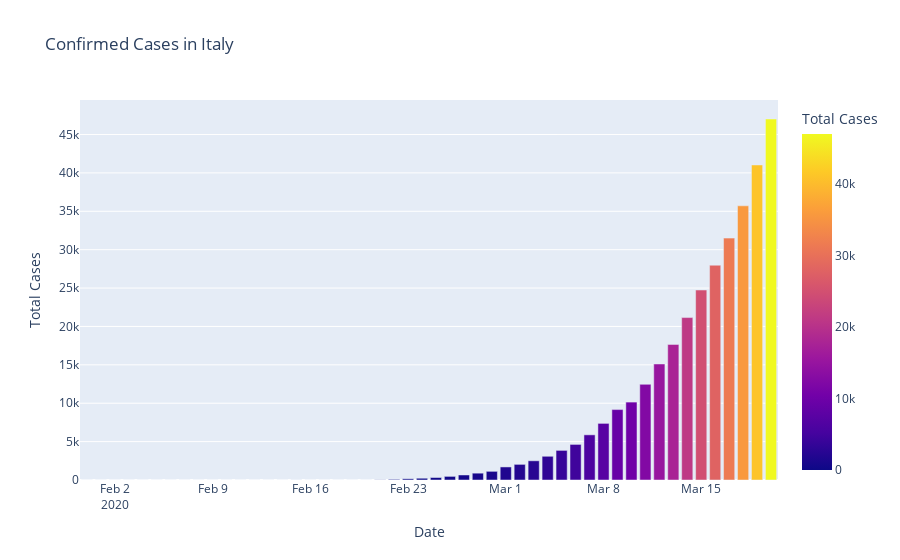
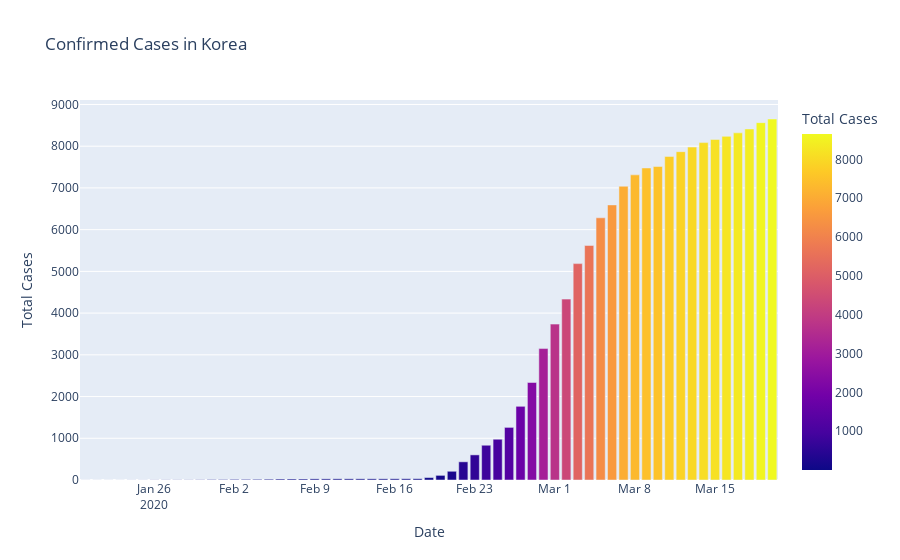

Source (notebook cell) for these figures, in order:
### Code cell
####### USINNG PLOTLY EXPRESS 

fig=px.bar(df_italy,x="Date",y="Total Cases",color="Total Cases",title="Confirmed Cases in Italy")
fig.show()

####### USINNG PLOTLY EXPRESS 

fig=px.bar(df_korea,x="Date",y="Total Cases",color="Total Cases",title="Confirmed Cases in Korea")
fig.show()


####### USINNG PLOTLY EXPRESS 

fig=px.bar(df_wuhan,x="Date",y="Total Cases",color="Total Cases",title="Confirmed Cases in Wuhan")
fig.show()

### Figure 1 — Plotly figure (JSON) as saved in the notebook; plotly's stock layout.template omitted (floating-point values rounded to 4 significant figures)
{"data": [{"alignmentgroup": "True", "hovertemplate": "Date=%{x}<br>Total Cases=%{marker.color}<extra></extra>", "legendgroup": "", "marker": {"color": [2, 2, 2, 2, 2, 2, 3, 3, 3, 3, 3, 3, 3, 3, 3, 3, 3, 3, 3, 3, 3, 3, 20, 79, 157, 229, 323, 470, 655, 889, 1128, 1701, 2036, 2502, 3089, 3858, 4636, 5883, 7375, 9172, 10149, 12462, 15113, 17660, 21157, 24747, 27980, 31506, 35713, 41035, 47021], "coloraxis": "coloraxis"}, "name": "", "offsetgroup": "", "orientation": "v", "showlegend": false, "textposition": "auto", "type": "bar", "x": ["2020-01-31T00:00:00", "2020-02-01T00:00:00", "2020-02-02T00:00:00", "2020-02-03T00:00:00", "2020-02-04T00:00:00", "2020-02-05T00:00:00", "2020-02-06T00:00:00", "2020-02-07T00:00:00", "2020-02-08T00:00:00", "2020-02-09T00:00:00", "2020-02-10T00:00:00", "2020-02-11T00:00:00", "2020-02-12T00:00:00", "2020-02-13T00:00:00", "2020-02-14T00:00:00", "2020-02-15T00:00:00", "2020-02-15T00:00:00", "2020-02-16T00:00:00", "2020-02-17T00:00:00", "2020-02-18T00:00:00", "2020-02-19T00:00:00", "2020-02-20T00:00:00", "2020-02-21T00:00:00", "2020-02-22T00:00:00", "2020-02-23T00:00:00", "2020-02-24T00:00:00", "2020-02-25T00:00:00", "2020-02-26T00:00:00", "2020-02-27T00:00:00", "2020-02-28T00:00:00", "2020-02-29T00:00:00", "2020-03-01T00:00:00", "2020-03-02T00:00:00", "2020-03-03T00:00:00", "2020-03-04T00:00:00", "2020-03-05T00:00:00", "2020-03-06T00:00:00", "2020-03-07T00:00:00", "2020-03-08T00:00:00", "2020-03-09T00:00:00", "2020-03-10T00:00:00", "2020-03-11T00:00:00", "2020-03-12T00:00:00", "2020-03-13T00:00:00", "2020-03-14T00:00:00", "2020-03-15T00:00:00", "2020-03-16T00:00:00", "2020-03-17T00:00:00", "2020-03-18T00:00:00", "2020-03-19T00:00:00", "2020-03-20T00:00:00"], "xaxis": "x", "y": [2, 2, 2, 2, 2, 2, 3, 3, 3, 3, 3, 3, 3, 3, 3, 3, 3, 3, 3, 3, 3, 3, 20, 79, 157, 229, 323, 470, 655, 889, 1128, 1701, 2036, 2502, 3089, 3858, 4636, 5883, 7375, 9172, 10149, 12462, 15113, 17660, 21157, 24747, 27980, 31506, 35713, 41035, 47021], "yaxis": "y"}], "layout": {"barmode": "relative", "coloraxis": {"colorbar": {"title": {"text": "Total Cases"}}, "colorscale": [[0, "#0d0887"], [0.1111, "#46039f"], [0.2222, "#7201a8"], [0.3333, "#9c179e"], [0.4444, "#bd3786"], [0.5556, "#d8576b"], [0.6667, "#ed7953"], [0.7778, "#fb9f3a"], [0.8889, "#fdca26"], [1, "#f0f921"]]}, "legend": {"tracegroupgap": 0}, "title": {"text": "Confirmed Cases in Italy"}, "xaxis": {"anchor": "y", "domain": [0, 1], "title": {"text": "Date"}}, "yaxis": {"anchor": "x", "domain": [0, 1], "title": {"text": "Total Cases"}}}}

### Figure 2 — Plotly figure (JSON) as saved in the notebook; plotly's stock layout.template omitted (floating-point values rounded to 4 significant figures)
{"data": [{"alignmentgroup": "True", "hovertemplate": "Date=%{x}<br>Total Cases=%{marker.color}<extra></extra>", "legendgroup": "", "marker": {"color": [1, 1, 1, 1, 2, 2, 3, 4, 4, 4, 6, 11, 12, 15, 15, 16, 19, 23, 24, 24, 27, 27, 28, 28, 28, 28, 28, 29, 30, 31, 58, 111, 209, 436, 602, 833, 977, 1261, 1766, 2337, 3150, 3736, 4335, 5186, 5621, 6284, 6593, 7041, 7313, 7478, 7513, 7755, 7869, 7979, 8086, 8162, 8236, 8320, 8413, 8565, 8652], "coloraxis": "coloraxis"}, "name": "", "offsetgroup": "", "orientation": "v", "showlegend": false, "textposition": "auto", "type": "bar", "x": ["2020-01-20T00:00:00", "2020-01-21T00:00:00", "2020-01-22T00:00:00", "2020-01-23T00:00:00", "2020-01-24T00:00:00", "2020-01-25T00:00:00", "2020-01-26T00:00:00", "2020-01-27T00:00:00", "2020-01-28T00:00:00", "2020-01-29T00:00:00", "2020-01-30T00:00:00", "2020-01-31T00:00:00", "2020-02-01T00:00:00", "2020-02-02T00:00:00", "2020-02-03T00:00:00", "2020-02-04T00:00:00", "2020-02-05T00:00:00", "2020-02-06T00:00:00", "2020-02-07T00:00:00", "2020-02-08T00:00:00", "2020-02-09T00:00:00", "2020-02-10T00:00:00", "2020-02-11T00:00:00", "2020-02-12T00:00:00", "2020-02-13T00:00:00", "2020-02-14T00:00:00", "2020-02-15T00:00:00", "2020-02-16T00:00:00", "2020-02-17T00:00:00", "2020-02-18T00:00:00", "2020-02-19T00:00:00", "2020-02-20T00:00:00", "2020-02-21T00:00:00", "2020-02-22T00:00:00", "2020-02-23T00:00:00", "2020-02-24T00:00:00", "2020-02-25T00:00:00", "2020-02-26T00:00:00", "2020-02-27T00:00:00", "2020-02-28T00:00:00", "2020-02-29T00:00:00", "2020-03-01T00:00:00", "2020-03-02T00:00:00", "2020-03-03T00:00:00", "2020-03-04T00:00:00", "2020-03-05T00:00:00", "2020-03-06T00:00:00", "2020-03-07T00:00:00", "2020-03-08T00:00:00", "2020-03-09T00:00:00", "2020-03-10T00:00:00", "2020-03-11T00:00:00", "2020-03-12T00:00:00", "2020-03-13T00:00:00", "2020-03-14T00:00:00", "2020-03-15T00:00:00", "2020-03-16T00:00:00", "2020-03-17T00:00:00", "2020-03-18T00:00:00", "2020-03-19T00:00:00", "2020-03-20T00:00:00"], "xaxis": "x", "y": [1, 1, 1, 1, 2, 2, 3, 4, 4, 4, 6, 11, 12, 15, 15, 16, 19, 23, 24, 24, 27, 27, 28, 28, 28, 28, 28, 29, 30, 31, 58, 111, 209, 436, 602, 833, 977, 1261, 1766, 2337, 3150, 3736, 4335, 5186, 5621, 6284, 6593, 7041, 7313, 7478, 7513, 7755, 7869, 7979, 8086, 8162, 8236, 8320, 8413, 8565, 8652], "yaxis": "y"}], "layout": {"barmode": "relative", "coloraxis": {"colorbar": {"title": {"text": "Total Cases"}}, "colorscale": [[0, "#0d0887"], [0.1111, "#46039f"], [0.2222, "#7201a8"], [0.3333, "#9c179e"], [0.4444, "#bd3786"], [0.5556, "#d8576b"], [0.6667, "#ed7953"], [0.7778, "#fb9f3a"], [0.8889, "#fdca26"], [1, "#f0f921"]]}, "legend": {"tracegroupgap": 0}, "title": {"text": "Confirmed Cases in Korea"}, "xaxis": {"anchor": "y", "domain": [0, 1], "title": {"text": "Date"}}, "yaxis": {"anchor": "x", "domain": [0, 1], "title": {"text": "Total Cases"}}}}
